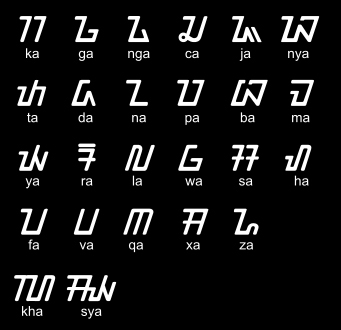
%> input picture ImageProcess/corrMatching/master.jpg, 341 x 330 px
$ octave main.m   (GNU Octave 9; MATLAB toolbox functions it lacks are replaced by stand-ins)
%> lines starting %> are read from the running program, lines starting %| are printed output that depends on the picture; in (x1, y1, x2, y2) boxes, pixels count from 0 and x2, y2 are one past the last pixel; in counts of white or black regions, pixels touching at a corner belong together; the program's own positions count from 1
### ImageProcess/corrMatching/corrMatching.m
function [corrScore, boundingBox] = corrMatching(frameImg, templateImg, threshC)
% -------------------------------------------------------------------------
% Function corrMatching: Template Matching using Correlation Coefficients
% Inputs:
%           frameImg = gray or color frame image
%           templateImg = gray or color template image
%           threshC = threshold of rejecting detected region (default = .75)
%                     e.g. if the detected region has a corrCoef>threshC
%                     then the algorithm accepts it as a detection,
%                     otherwise rejects it as a false alarm.
% Output:
%           corrScore = 2D matrix of correlation coefficients
%           boundingBox = [upperLeftPixel.y upperLeftPixel.x height width]
%
% -------------------------------------------------------------------------
% By Yue Wu (Rex)
% Department of Electrical and Computer Engineering
% Tufts University
% Medford, MA
% 08/30/2010
% -------------------------------------------------------------------------

%% 1. initialization
if size(frameImg,3) ~=1
    frameGray = rgb2gray(frameImg);
else
    frameGray = frameImg;
end
frameGray = double(frameGray);

if size(templateImg,3) ~=1
    templateGray = rgb2gray(templateImg);
else
    templateGray = templateImg;
end
templateGray = double(templateGray);
[templateHeight,templateWidth] = size(templateGray);


%% 2. correlation calculation
frameMean = conv2(frameGray,ones(size(templateGray))./numel(templateGray),'same');
templateMean = mean(templateGray(:));
corrPartI = conv2(frameGray,fliplr(flipud(templateGray-templateMean)),'same')./numel(templateGray);
corrPartII = frameMean.*sum(templateGray(:)-templateMean);
stdFrame = sqrt(conv2(frameGray.^2,ones(size(templateGray))./numel(templateGray),'same')-frameMean.^2);
stdTemplate = std(templateGray(:));
corrScore = (corrPartI-corrPartII)./(stdFrame.*stdTemplate);

%% 3. finding most likely region
[maxVal,maxIdx] = max(corrScore(:));
[maxR, maxC] = ind2sub([size(corrScore,1),size(corrScore,2)],maxIdx);

%% 4. hypothesis test
if ~exist('threshC','var')
    threshC = .75;
end
if maxVal>=threshC
    boundingBox(1,:) = [max(1,maxR-round(templateHeight/2)), max(1,maxC-round(templateWidth/2)), templateHeight, templateWidth];
else
    boundingBox(1,:) = [];
end

### ImageProcess/corrMatching/main.m
% --------------------------------------------------------
% Demo: Template Matching using Correlation Coefficients
% By Yue Wu (Rex)
% Department of Electrical and Computer Engineering
% Tufts University
% Medford, MA
% 08/30/2012
% --------------------------------------------------------

clear all
close all

%% Prepare the image for analysis
F = imread('master.jpg'); % master file
%> F is the input picture: size 330x341x3 uint8; min 0, max 255, mean 20.2
T = imread('na.jpg'); % read in template image
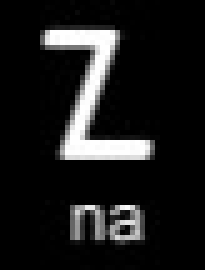
%> input picture ImageProcess/corrMatching/na.jpg, 41 x 54 px (shown 5 times larger)
%> T is the input picture: size 54x41x3 uint8; min 0, max 255, mean 27.6

figure, imshow(F);
G = im2bw(F, 0.4); % tresholding
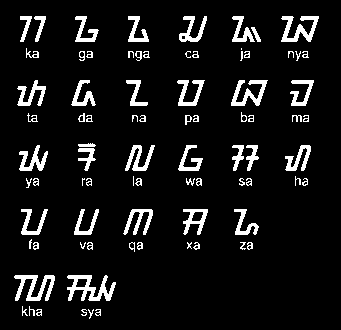
%> G: size 330x341 logical; 8.4% white; 82 white regions (7 under 20 px), largest, box (x1, y1, x2, y2) and area: (67, 275, 116, 301) 611, (14, 275, 55, 301) 521, (281, 16, 319, 42) 471
figure, imshow(G);
%% display frame and template
figure, subplot(121),imshow(F),title('Gray Coins Image');
subplot(122),imshow(T),title('Coin Template');
%% correlation matching
[corrScore, boundingBox] = corrMatching(F,T);
%> in corrMatching, `frameMean = conv2(frameGray,ones(size(templateGray))./numel(templateGr..`:
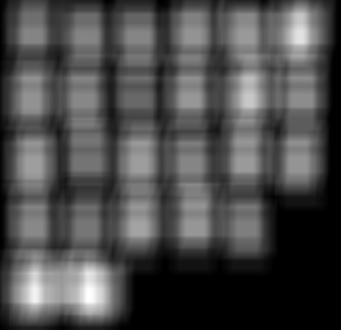
%> frameMean: size 330x341 double; min 0, max 67.28, mean 20; drawn with min black and max white
%> in corrMatching, `templateMean = mean(templateGray(:));`: templateMean = 27.6
%> in corrMatching, `stdFrame = sqrt(conv2(frameGray.^2,ones(size(templateGray))./numel(tem..`:
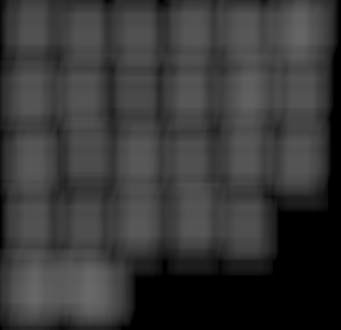
%> stdFrame: size 330x341 double; min 0, max 104.3, mean 55.6
%> in corrMatching, `stdTemplate = std(templateGray(:));`: stdTemplate = 70.3
%> in corrMatching, `corrScore = (corrPartI-corrPartII)./(stdFrame.*stdTemplate);`:
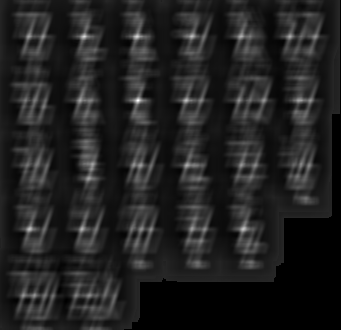
%> corrScore: size 330x341 double; 12.97% of the values are NaN or infinite; the others: min -0.183, max 0.96, mean -0.0103; drawn with min black, max white, NaN and infinite black
%> in corrMatching, `[maxVal,maxIdx] = max(corrScore(:));`: maxVal = 0.96; maxIdx = 45641
%> in corrMatching, `[maxR, maxC] = ind2sub([size(corrScore,1),size(corrScore,2)],maxIdx);`: maxR = 101; maxC = 139
%> boundingBox = [74 118 54 41]
%% show results
figure,imagesc(abs(corrScore)),axis image, axis off, colorbar,
title('Corr Measurement Space')
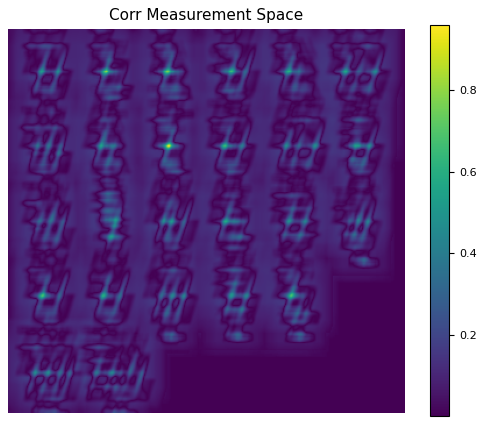
%> figure redrawn from the program's plot data

bY = [boundingBox(1),boundingBox(1)+boundingBox(3),boundingBox(1)+boundingBox(3),boundingBox(1),boundingBox(1)];
%> bY = [74 128 128 74 74]
bX = [boundingBox(2),boundingBox(2),boundingBox(2)+boundingBox(4),boundingBox(2)+boundingBox(4),boundingBox(2)];
%> bX = [118 118 159 159 118]
figure,imshow(F),line(bX,bY),title('Detected Area');
%> after `title('Detected Area')`:
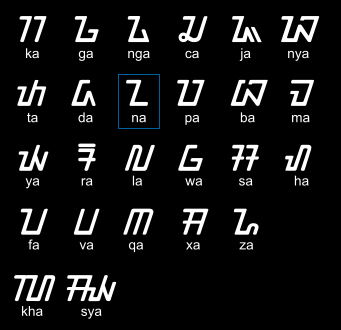
%> figure redrawn from the program's plot data; its title reads 'Detected Area'
